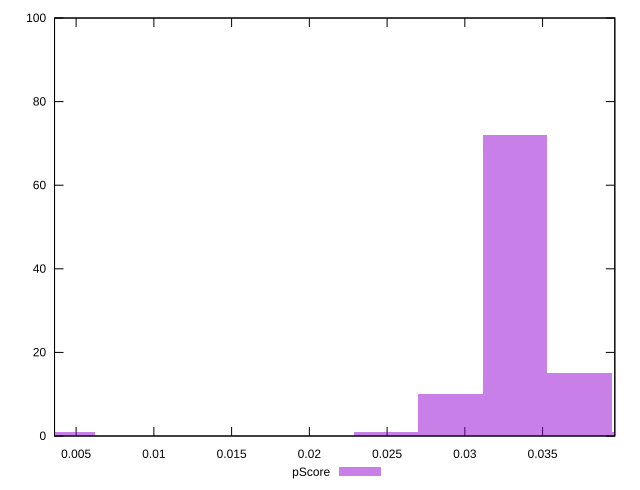

This figure's gnuplot source:
reset

$pScore <<EOF
0.004154006053584193 1
0.029078042375089347 10
0.03323204842867354 72
0.024924036321505156 1
0.037386054482257736 15
0.04154006053584193 1
EOF

set key outside below
set boxwidth 0.004154006053584193
set xrange [0.0036120529051438255:0.039646148009727045]
set yrange [0:100]
set trange [0:100]
set style fill transparent solid 0.5 noborder
set terminal svg size 640, 490 enhanced background rgb 'white'
set output "report_00019_2021-02-10T18-14-37.922Z//largest-contentful-paint/samples/pages+cached+noadtech/pScore/histogram.svg"

plot $pScore title "pScore" with boxes

reset
